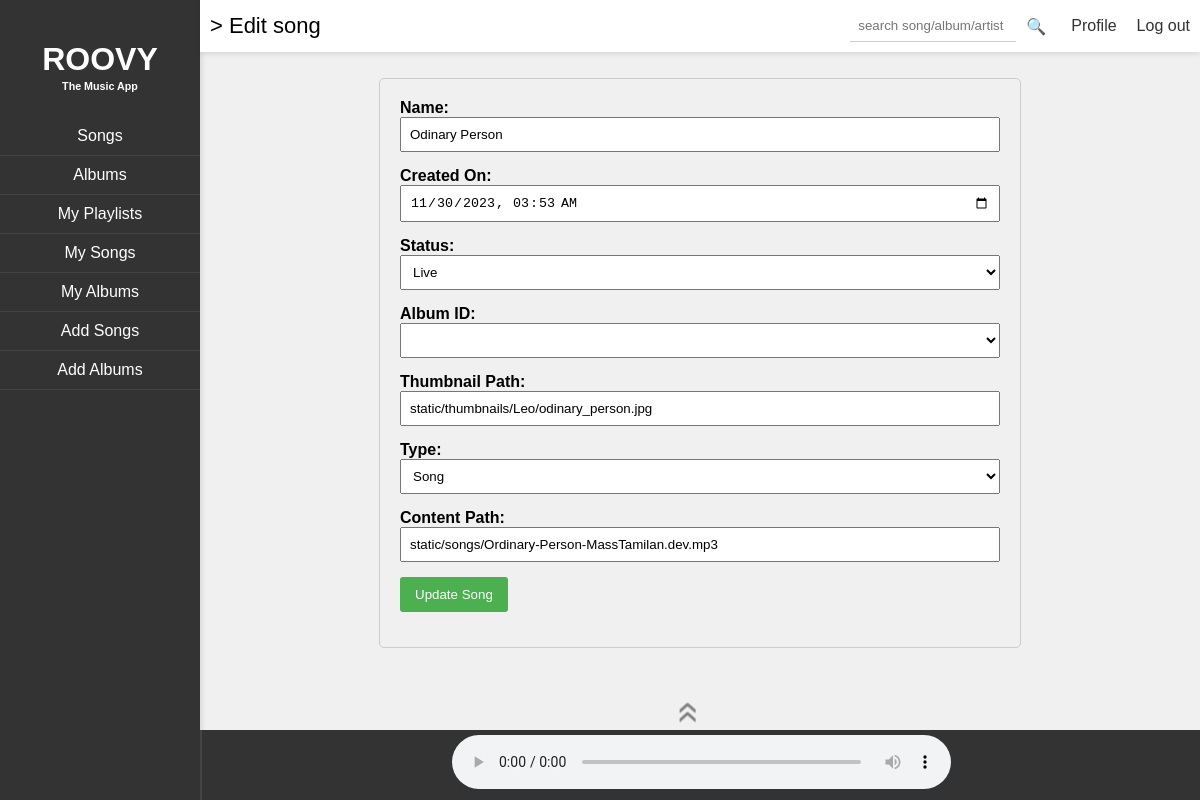
The page /edit_song/438c07e2-948f-4fbb-9bd9-2ee81d21c8af on the database its author committed.
### models.py (models this page shows)
class Song(Base):
    __tablename__ = 'SONG'
    song_id = Column(String, primary_key=True)
    name = Column(String, nullable=False)
    created_on = Column(DateTime, nullable=False)
    status = Column(Enum('flagged', 'blocked', 'live', name='status_enum'))
    album_id = Column(String, ForeignKey('ALBUM.album_id'))
    thumbnail_path = Column(String, nullable=False)
    created_by = Column(String, nullable=False)
    album = relationship("Album", back_populates="songs")

class SongContent(Base):
    __tablename__ = 'SONG_CONTENT'
    song_id = Column(String, ForeignKey('SONG.song_id'), primary_key=True)
    type = Column(Enum('song', 'lyric', name='type_enum'))
    content_path = Column(String)
    song = relationship("Song", back_populates="content")

### routes.py (the view)
@app.route('/edit_song/<string:song_id>', methods=['GET', 'POST'])
def editSong(song_id):
    if (request.method == 'GET'):
        return creatorLandingPage("edit_song", request)
    if (creator_module.editSongInDB(request, getSongFromId(song_id))):
        return redirect("../mysongs"), 200
    else:
        flash("Song editing failed. Please try again.", "error")
        return ({"error": "song creation failed"}), 500

### landing_pages.py (called while the page is built)
def setNavElems(elems):
    global nav_elements
    nav_elements = elems

def edit_song(song):
    header_left = "> Edit song"
    album_choices = getAlbumsForUser()
    album_choices = [(album.get("album_id"), album.get("name")) for album in album_choices]
    content = render_template('edit_song.html', song=song, album_choices=album_choices)
    current_song = "Now Playing: None"
    return render_template('parent_frame.html', content=content, current_song=current_song, header_left=header_left,
                           nav_elements=nav_elements)

### util.py (called while the page is built, shortened)
def get_uid():
    return session.get("uid")

def getSongFromId(song_id):
    return Song.query.get(song_id)

def getAlbumsForUser():
    try:
        user_albums = (
            db.session.query(Album)
            .filter(Album.created_by == get_uid())
            .all()
        )
        albums_list = []
        return albums_list
    except Exception as e:
        print(f"Error fetching albums for user: {e}")
        return []

### templates/edit_song.html (shortened to what this page needs)
<div class="editSong">
    <form method="POST" action="{{ url_for('editSong', song_id=song.song_id) }}">
        <div>
            <label for="name">Name:</label>
            <input type="text" id="name" name="name" value="{{ song.name }}" required>
        </div>
        <div>
            <label for="created_on">Created On:</label>
            <input type="datetime-local" id="created_on" name="created_on" value="{{ song.created_on }}" required>
        </div>
        <div>
            <label for="status">Status:</label>
            <select id="status" name="status" required>
                <option value="live" {% if song.status==
                'live' %}selected{% endif %}>Live</option>
            </select>
        </div>
        <div>
            <label for="album_id">Album ID:</label>
            <select id="album_id" name="album_id" required>
            </select>
        </div>
        <div>
            <label for="thumbnail_path">Thumbnail Path:</label>
            <input type="text" id="thumbnail_path" name="thumbnail_path" value="{{ song.thumbnail_path }}" required>
        </div>
        <div>
            <label for="type">Type:</label>
            <select id="type" name="type" required>
                <option value="song" {% if song.content.type==
                'song' %}selected{% endif %}>Song</option>
            </select>
        </div>
        <div>
            <label for="content_path">Content Path:</label>
            <input type="text" id="content_path" name="content_path" value="{{ song.content.content_path }}" required>
        </div>
        <div>
            <button type="submit">Update Song</button>
        </div>
    </form>
</div>

### static/parent_frame.css (style rules this page uses)
body { font-family: Arial, sans-serif; margin: 0; padding: 0; overflow: hidden; background-color: #f0f0f0; }
.editSong { max-width: 600px; margin: 0 auto; padding: 20px; border: 1px solid #ccc; border-radius: 5px; }
.editSong form { display: flex; flex-direction: column; }
.editSong div { margin-bottom: 15px; }
.editSong label { font-weight: bold; margin-bottom: 5px; }
.editSong input, .editSong select { width: 100%; padding: 8px; box-sizing: border-box; }
.editSong button { background-color: #4caf50; color: white; padding: 10px 15px; border: none; border-radius: 3px; cursor: pointer; }

### rows shown on the page
Song: name "Odinary Person", created_on "11/30/2023 03:53", status "Live", thumbnail_path "static/thumbnails/Leo/odinary_person.jpg"
SongContent: type "Song", content_path "static/songs/Ordinary-Person-MassTamilan.dev.mp3"

### other values the page prints
{{ element.title }} "Songs" "Albums" "My Playlists" "My Songs" "My Albums" "Add Songs" "Add Albums"
{{ header_left }} "> Edit song"
